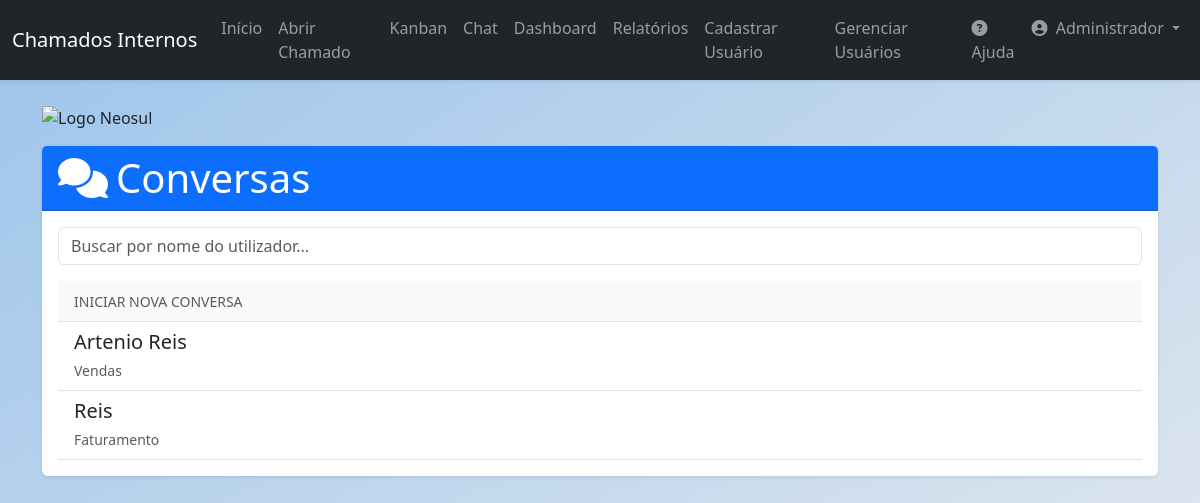
Page /chat (signed in) on the earlier database version.
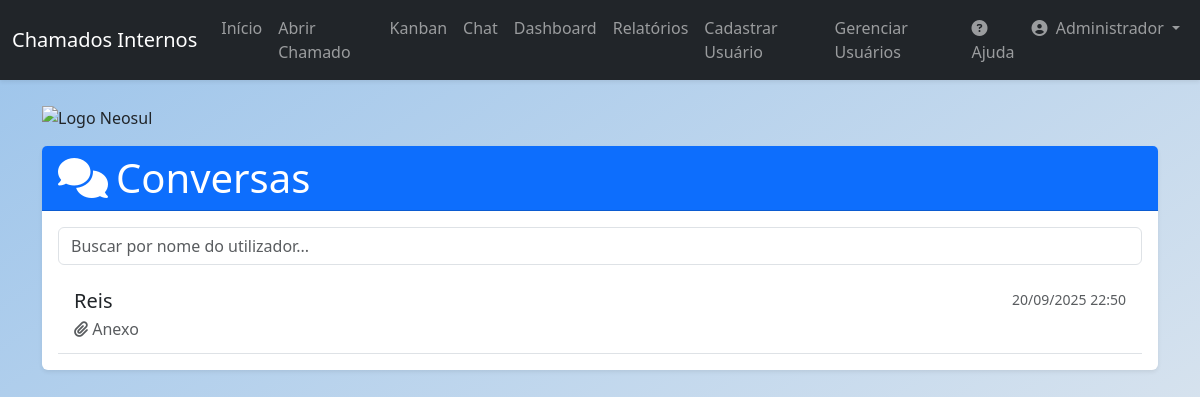
Same page on the later database version.
### app/models.py (models this page shows, shortened)
class User(db.Model, UserMixin):
    id = db.Column(db.Integer, primary_key=True)
    name = db.Column(db.String(100), nullable=False)
    email = db.Column(db.String(120), unique=True, nullable=False)
    sector = db.Column(db.String(50), nullable=False)
    password = db.Column(db.String(128), nullable=False)
    access_level = db.Column(db.String(20), nullable=False, default='colaborador')
    is_active = db.Column(db.Boolean, nullable=False, default=True)
    created_at = db.Column(db.DateTime, default=datetime.utcnow)
    tickets_created = db.relationship('Ticket', backref='author', lazy=True, foreign_keys='Ticket.user_id')
    tickets_assigned = db.relationship('Ticket', backref='assignee_user', lazy=True, foreign_keys='Ticket.assigned_to')
    comments = db.relationship('Comment', backref='comment_author', lazy=True)

class ChatMessage(db.Model):
    id = db.Column(db.Integer, primary_key=True)
    sender_id = db.Column(db.Integer, db.ForeignKey('user.id'), nullable=False)
    recipient_id = db.Column(db.Integer, db.ForeignKey('user.id'), nullable=False)
    content = db.Column(db.Text, nullable=True)
    timestamp = db.Column(db.DateTime, index=True, default=datetime.utcnow)
    attachment_filename = db.Column(db.String(100), nullable=True)
    is_read = db.Column(db.Boolean, default=False, nullable=False)
    sender = db.relationship('User', foreign_keys=[sender_id], backref='sent_messages')
    recipient = db.relationship('User', foreign_keys=[recipient_id], backref='received_messages')

### app/routes.py (the view)
@main.route('/chat', methods=['GET'])
@login_required
def chat_users():
    sent_to_ids = db.session.query(ChatMessage.recipient_id).filter(ChatMessage.sender_id == current_user.id).distinct()
    received_from_ids = db.session.query(ChatMessage.sender_id).filter(ChatMessage.recipient_id == current_user.id).distinct()
    all_partner_ids = {row[0] for row in sent_to_ids}.union({row[0] for row in received_from_ids})
    conversations = []
    for partner_id in all_partner_ids:
        last_message = ChatMessage.query.filter(
            or_(
                (ChatMessage.sender_id == current_user.id) & (ChatMessage.recipient_id == partner_id),
                (ChatMessage.sender_id == partner_id) & (ChatMessage.recipient_id == current_user.id)
            )
        ).order_by(ChatMessage.timestamp.desc()).first()
        if last_message:
            conversations.append(last_message)
    conversations.sort(key=lambda x: x.timestamp, reverse=True)
    users_without_conversations = User.query.filter(
        User.id != current_user.id,
        ~User.id.in_(all_partner_ids)
    ).order_by(User.name).all()
    return render_template('chat_users.html', conversations=conversations, users_without_conversations=users_without_conversations, title="Chat")

### app/__init__.py (called while the page is built)
def format_datetime_local(value, format='%d/%m/%Y %H:%M'):
    if value is None:
        return ""
    utc_tz = pytz.utc
    local_tz = pytz.timezone('America/Sao_Paulo') # Você pode mudar para seu fuso horário
    utc_dt = utc_tz.localize(value)
    local_dt = utc_dt.astimezone(local_tz)
    return local_dt.strftime(format)

@login_manager.user_loader
def load_user(user_id):
    from app.models import User
    return User.query.get(int(user_id))

### app/templates/chat_users.html (shortened to what this page needs)
{% extends "base.html" %}
{% block content %}
<div class="row mt-4">
    <div class="col-12 mb-3">
        <img src="https://neosul.com.br/clientes/1/img/logo.png" alt="Logo Neosul" style="max-width: 250px; height: auto;">
    </div>
</div>
<div class="card shadow-sm">
    <div class="card-header bg-primary text-white">
        <h1 class="mb-0"><i class="fas fa-comments me-2"></i>Conversas</h1>
    </div>
    <div class="card-body">
        <div class="mb-3">
            <input type="text" id="chatSearch" class="form-control" placeholder="Buscar por nome do utilizador...">
        </div>
        <div class="list-group list-group-flush">
            {% if conversations %}
                {% for msg in conversations %}
                    {% set other_user = msg.sender if msg.sender_id != current_user.id else msg.recipient %}
                    <a href="{{ url_for('main.chat_conversation', recipient_id=other_user.id) }}" class="list-group-item list-group-item-action conversation-item" data-name="{{ other_user.name.lower() }}" data-conversation-with="{{ other_user.id }}">
                        <div class="d-flex w-100 justify-content-between">
                            <h5 class="mb-1 conversation-title">
                                {{ other_user.name }}
                            </h5>
                            <small class="text-muted">{{ msg.timestamp | localdatetime }}</small>
                        </div>
                        <p class="mb-1 text-muted conversation-preview">
                            {% if msg.content %}
                                {{ msg.content | truncate(80) }}
                            {% else %}
                                <i class="fas fa-paperclip"></i> Anexo
                            {% endif %}
                        </p>
                    </a>
                {% endfor %}
            {% endif %}
            {% if users_without_conversations %}
                <div class="list-group-item bg-light new-conversation-header {% if not conversations and not users_without_conversations %}d-none{% endif %}">
                    <small class="text-muted text-uppercase">Iniciar nova conversa</small>
                </div>
                {% for user in users_without_conversations %}
                <a href="{{ url_for('main.chat_conversation', recipient_id=user.id) }}" class="list-group-item list-group-item-action conversation-item" data-name="{{ user.name.lower() }}">
                    <h5 class="mb-1">{{ user.name }}</h5>
                    <small class="text-muted">{{ user.sector }}</small>
                </a>
                {% endfor %}
            {% endif %}
        </div>
    </div>
</div>
{% endblock %}

Differences in the rows shown:
removed User: name "Reis", sector "Faturamento"
no longer on one of the page's lists (row edited): User: name "Artenio Reis", sector "Vendas"
added ChatMessage: {{ other_user.name }} "Reis", timestamp|localdatetime "20/09/2025 22:50", content "Anexo"
Other differences:
text no longer shown: "INICIAR NOVA CONVERSA"
